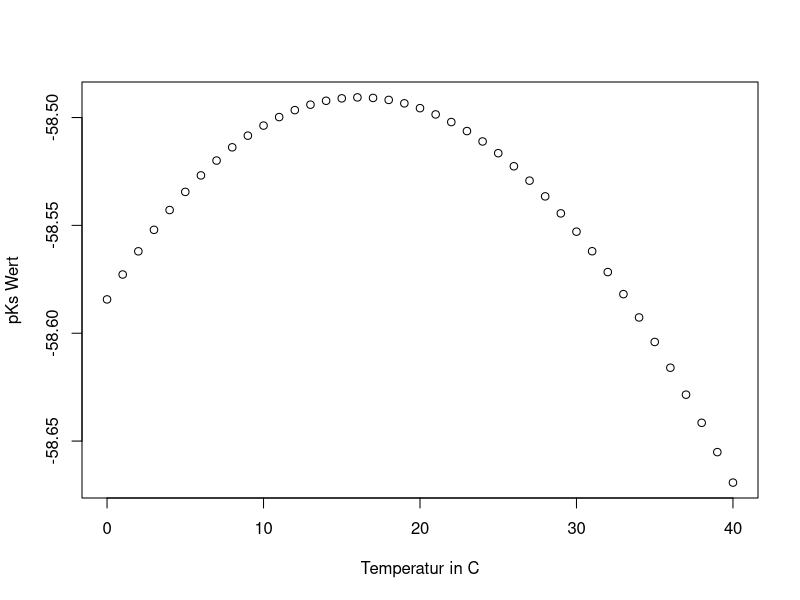

The R source for this figure:
(1/3 * (-31.33)) - (5/3 * log10(88^-4)) - (4/3 * 7.57)
#Berechung des Gleichgewichtes nach: Ksp = (Ca2+)^5 * (PO43-) * OH-
#Umstellung der Gleichung: log(P) = 10 log(Ca) * 2log(OH-)/Ksp)/6
##
P_oh1 <- function(oh, ca, temp_oh){
  erg_oh1 <- ((10 * log10(ca)) + (2*log10(oh)) + temp_oh)/6 
  return(erg_oh1)
}
#Temperaturabhängigkeit nach McDowell et.al
#Bezogen auf folgende Gleichung: Ksp = (Ca2+)^5 * (PO43-) * OH-
#logKs = -8219.41/Temperatur - 1.6657 - 0.098215 * Temperatur
Ks_temp <- function(temp_P){
  temp_P <- 273.15 + temp_P #Grad Celsius in Kelvin umrechenen
  temp_erg <- -8219.41 / temp_P - 1.6657 - 0.098215 * temp_P
  return(temp_erg)
}
temp_beisp <- seq(0, 40, 1)
plot(temp_beisp, Ks_temp(temp_beisp), ylab="pKs Wert", xlab="Temperatur in C")

#Rotationsmatrix
rotate <- function(x) t(apply(x, 2, rev))

#Lösungsgleichgewicht errechenen von Hydrogenphosphat:
#Funktion der Spezies in Abhängigkeit von der Aktivität, Temperatur und Anfangskonzentration von CaHPO4 
